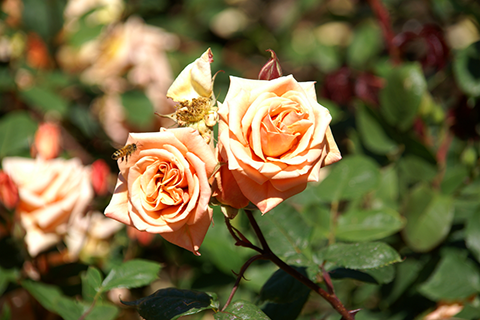
#> input picture OpenCV2_python/ch05/rose.bmp, 480 x 320 px, found by its file name
$ python scaling.py
#> lines starting #> are read from the running program, lines starting #| are printed output that depends on the picture
import sys
import numpy as np
import cv2
from matplotlib import pyplot as plt

src = cv2.imread('/Users/hyunsul/Desktop/ai-room/OpenCV2_python/ch05/rose.bmp') # src.shape=(320, 480)
#> src is the input picture: shape (320, 480, 3); mean B, G, R 63.1, 103.6, 116.2

if src is None:
    print('Image load failed!')
    sys.exit()

dst1 = cv2.resize(src, (0, 0), fx=4, fy=4, interpolation=cv2.INTER_NEAREST)
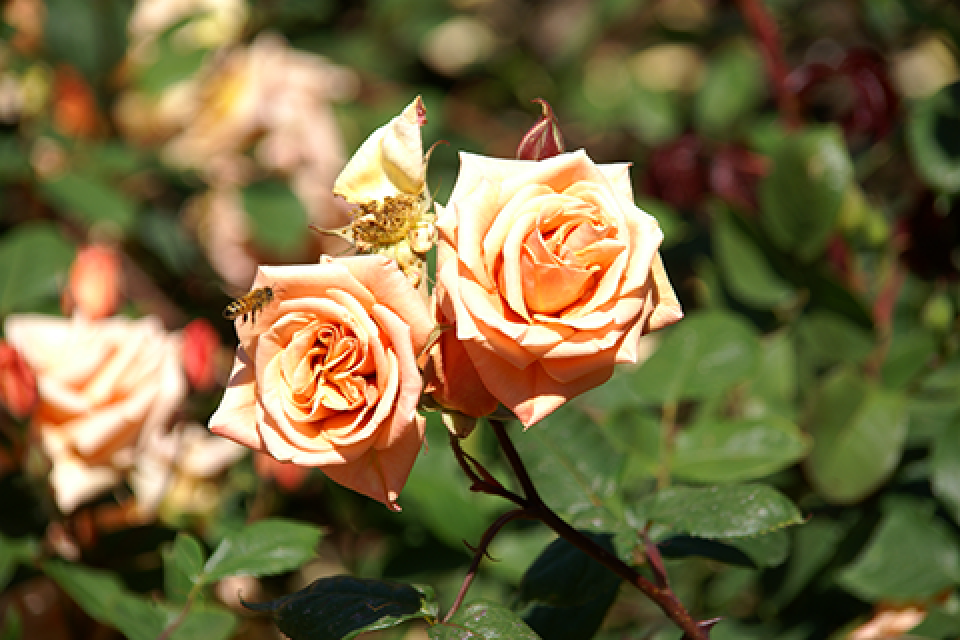
#> dst1: shape (1280, 1920, 3) (shown at 1/2 size); mean B, G, R 63.1, 103.6, 116.2
dst2 = cv2.resize(src, (1920, 1280))  # cv2.INTER_LINEAR
dst3 = cv2.resize(src, (1920, 1280), interpolation=cv2.INTER_CUBIC)
dst4 = cv2.resize(src, (1920, 1280), interpolation=cv2.INTER_LANCZOS4)

# [8 lines of commented-out code are left out]
fig, ax = plt.subplots(2, 2, figsize=(10, 10), sharey=True)
fig.canvas.set_window_title('dst1~4')
# # 그림마다 픽셀의 눈금 없애기
# ax[0][0].axis('off')
# ax[0][1].axis('off')
# ax[1][0].axis('off')
# ax[1][1].axis('off')
# # 그림 비율 유지
# ax[0][0].imshow(dst1, aspect="auto")
# ax[0][1].imshow(dst2, aspect="auto")
# ax[1][0].imshow(dst3, aspect="auto")
# ax[1][1].imshow(dst4, aspect="auto")
# plt.show()

#2차
plt.subplot(221), plt.axis('off'), plt.imshow(dst1[500:900, 400:800], 'gray'), plt.title('dst1')
plt.subplot(222), plt.axis('off'), plt.imshow(dst2[500:900, 400:800], 'gray'), plt.title('dst2')
plt.subplot(223), plt.axis('off'), plt.imshow(dst3[500:900, 400:800], 'gray'), plt.title('dst3')
plt.subplot(224), plt.axis('off'), plt.imshow(dst4[500:900, 400:800], 'gray'), plt.title('dst4')
plt.show()
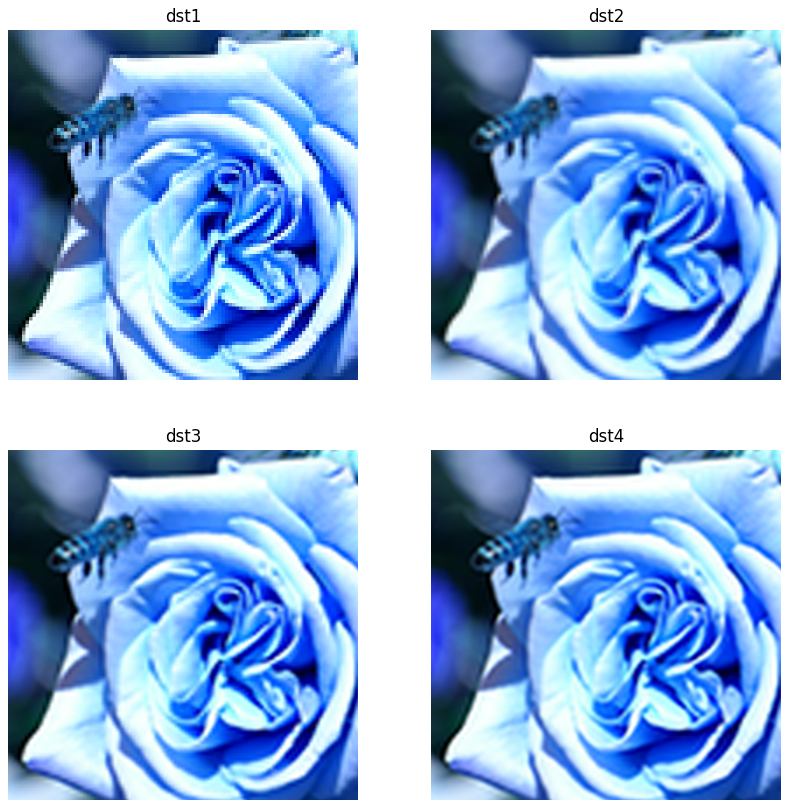
#> figure drawn by matplotlib, 4 panels
cv2.waitKey()
cv2.destroyAllWindows()

$ run again, with OpenCV2_python/ch05/cat.bmp copied over OpenCV2_python/ch05/rose.bmp
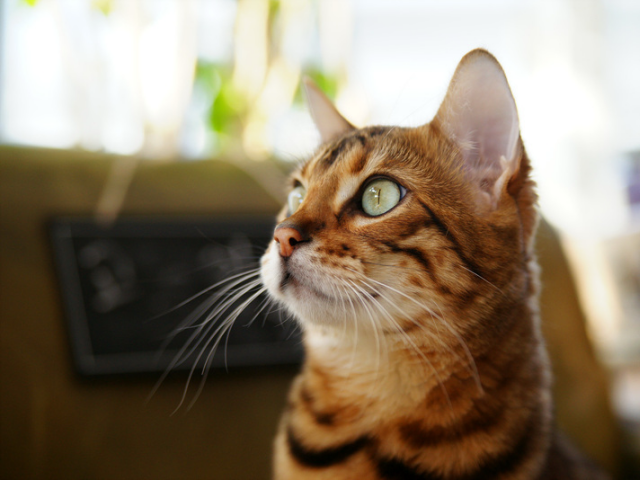
#> input picture OpenCV2_python/ch05/cat.bmp, 640 x 480 px, found by its file name
#> src is the input picture: shape (480, 640, 3); mean B, G, R 104.5, 125.6, 140.8
#> `dst2 = cv2.resize(src, (1920, 1280))`:
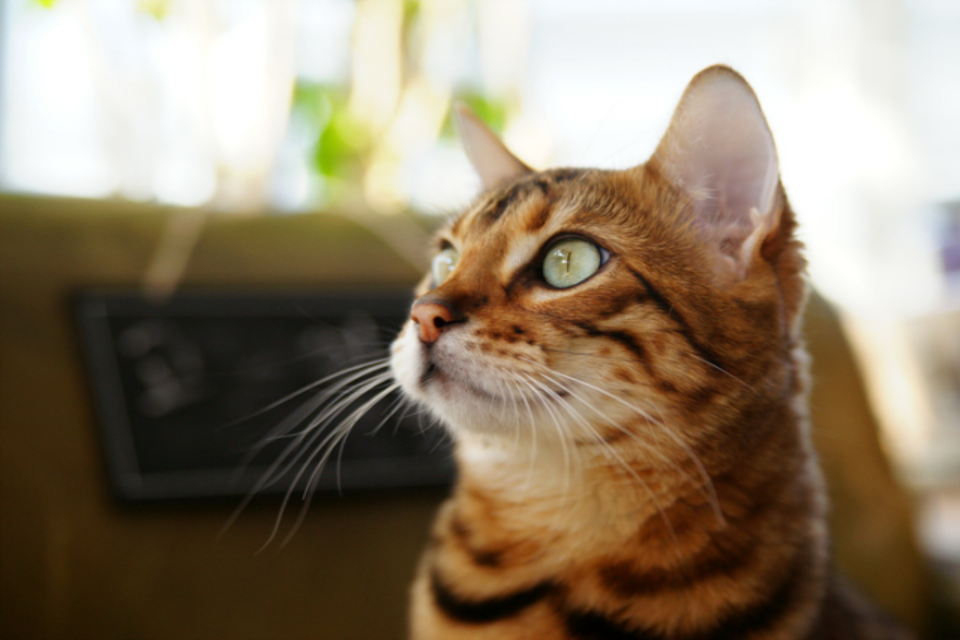
#> dst2: shape (1280, 1920, 3) (shown at 1/2 size); mean B, G, R 104.5, 125.6, 140.7
#> `plt.show()`:
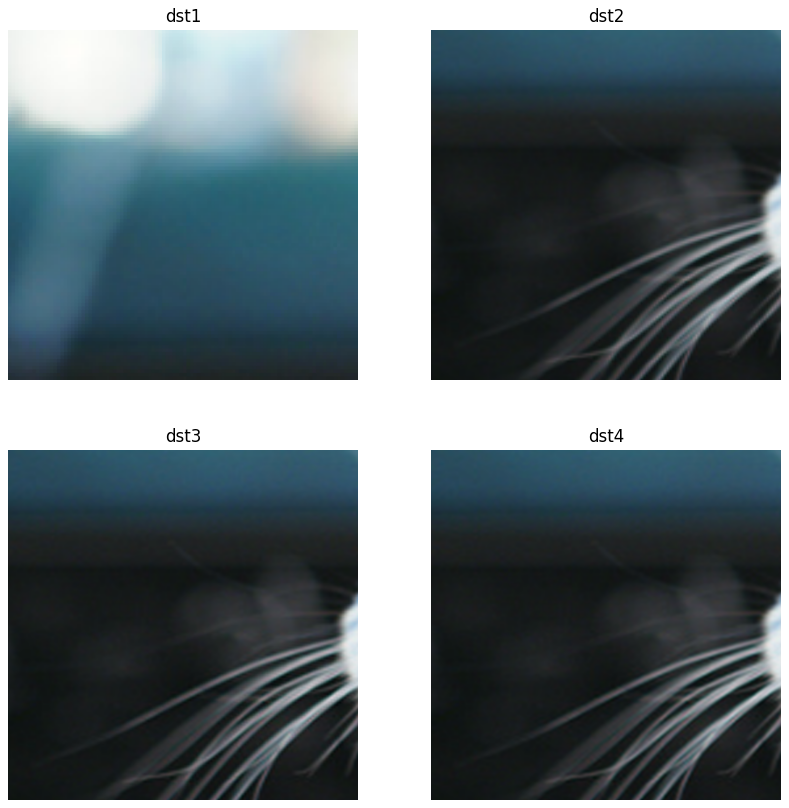
#> figure drawn by matplotlib, 4 panels

$ run again, with OpenCV2_python/ch05/tekapo.bmp copied over OpenCV2_python/ch05/rose.bmp
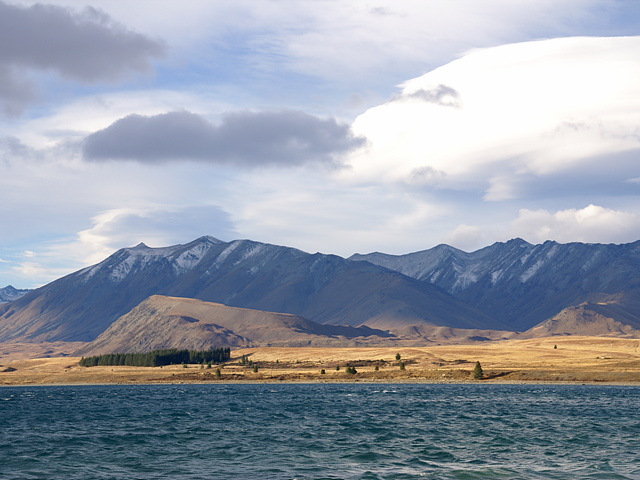
#> input picture OpenCV2_python/ch05/tekapo.bmp, 640 x 480 px, found by its file name
#> src is the input picture: shape (480, 640, 3); mean B, G, R 169.8, 157.4, 149.7
#> `dst2 = cv2.resize(src, (1920, 1280))`:
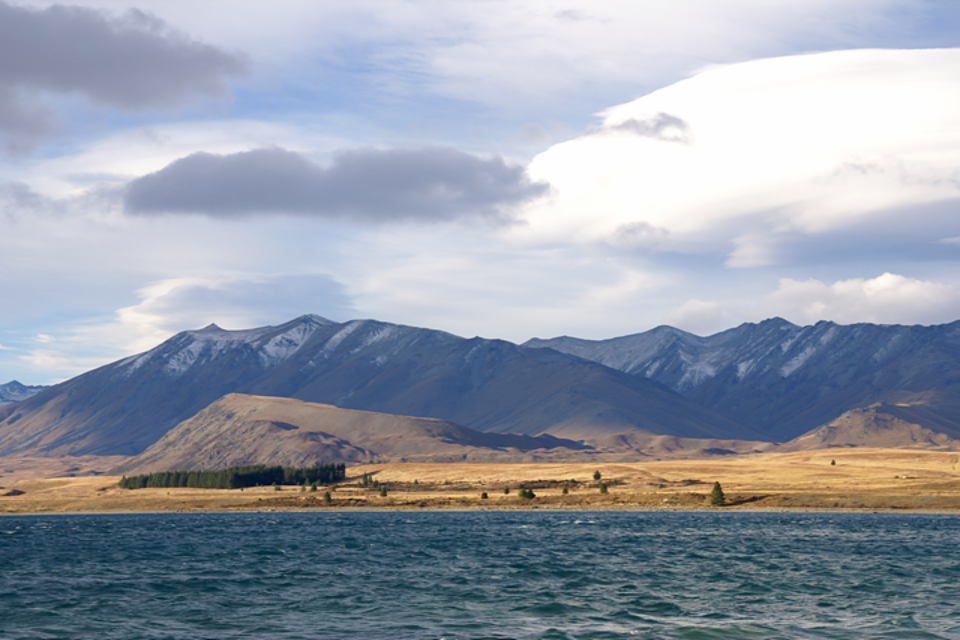
#> dst2: shape (1280, 1920, 3) (shown at 1/2 size); mean B, G, R 169.8, 157.3, 149.6
#> `plt.show()`:
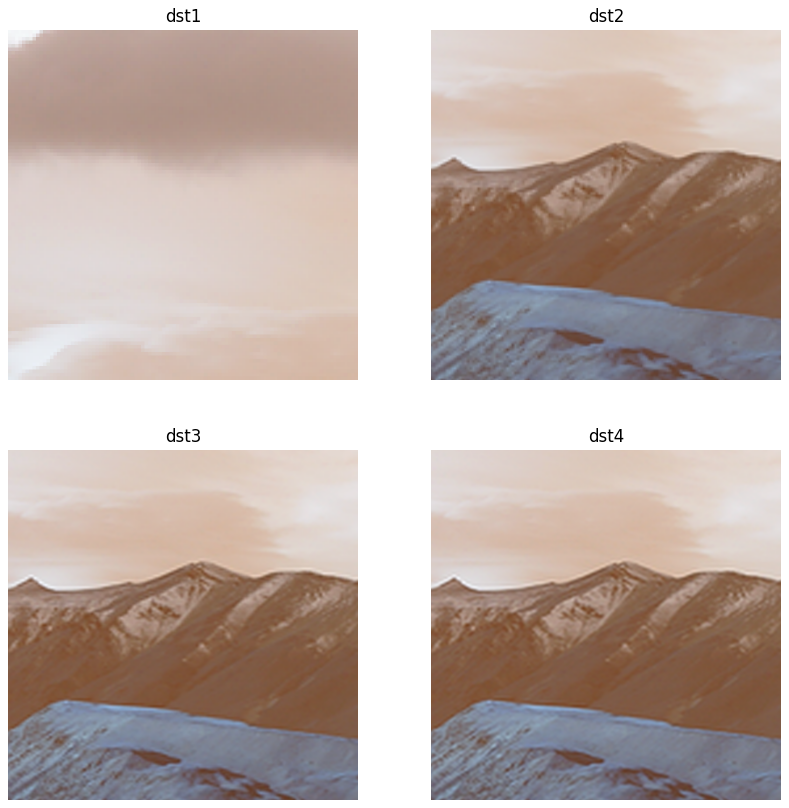
#> figure drawn by matplotlib, 4 panels
